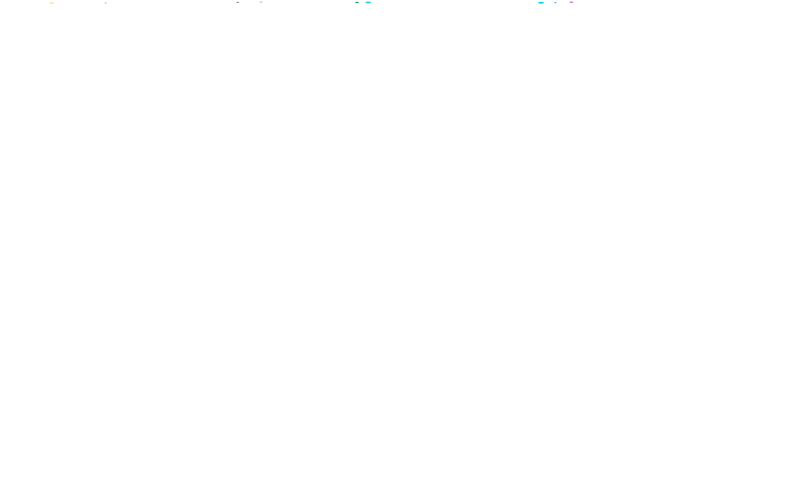
Frame 1 (no input)
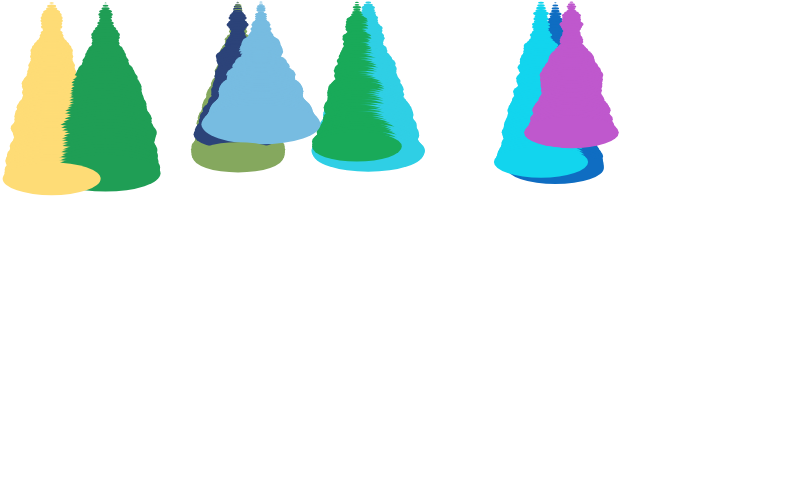
Frame 60 (no input)
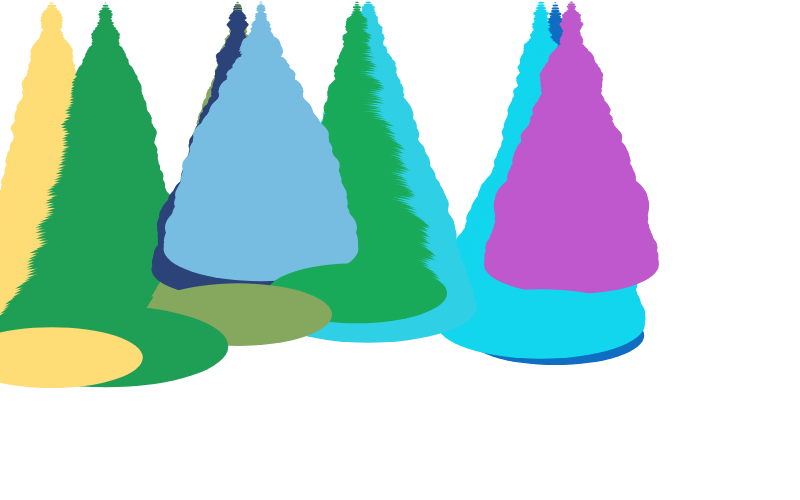
Frame 120 (the mouse pressed at the canvas centre since frame 60)

The p5.js sketch that drew these frames (run headless with seeded random() and noise() and a simulated clock; from frame 60 on, the mouse is pressed at the canvas centre):

// p5.js sketch
// ── sketch.js
var line;

function setup() {
	createCanvas(800, 500);

	line = [];
	for (var i = 0; i < 10; i++) {

		line[i] = {};
		line[i].x = random(width);
		line[i].y = 0;
		line[i].speedY = random(2, 3);
		line[i].color = color(random(255), random(255), random(255));
		line[i].width = 1;
	}
}

function draw() {
	for (var i = 0; i < line.length; i++) {
		moveTree(line[i]);
		drawTree(line[i]);
	}


}

function drawTree(line) {
	push();

	noStroke();
	fill(line.color, 50);
	ellipse(line.x, line.y, line.width, line.width / 3);

	pop();
}

function moveTree(line) {
	line.y += line.speedY;
	line.width += random(1, 5);

	if (line.width > 10) {
		line.width += -random(-2, 5);
	}
}
